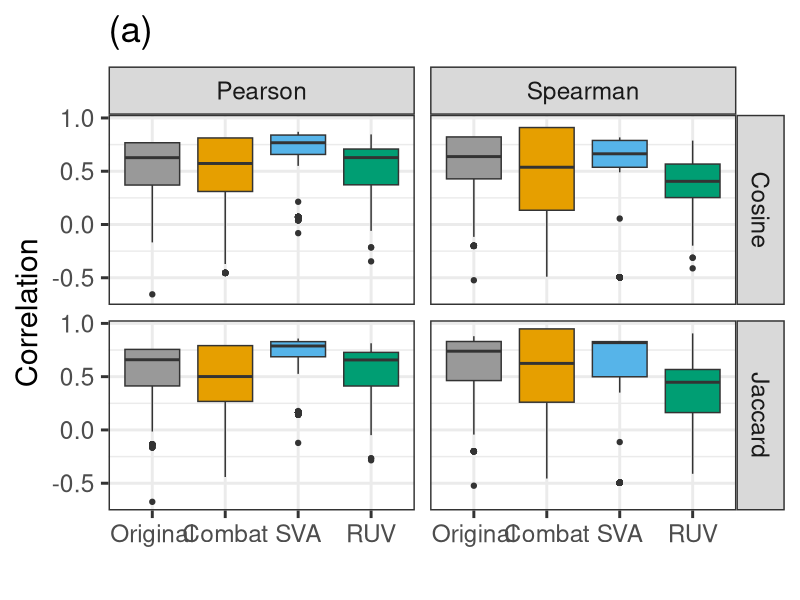
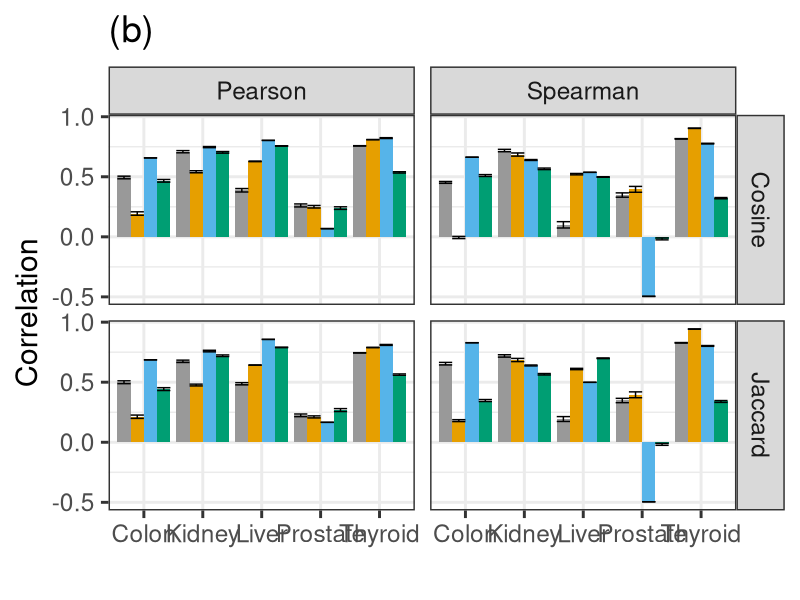
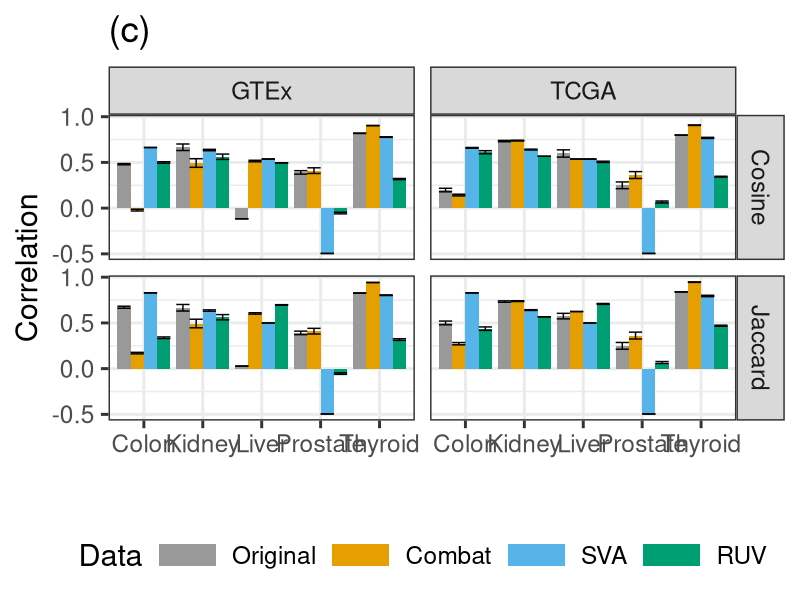
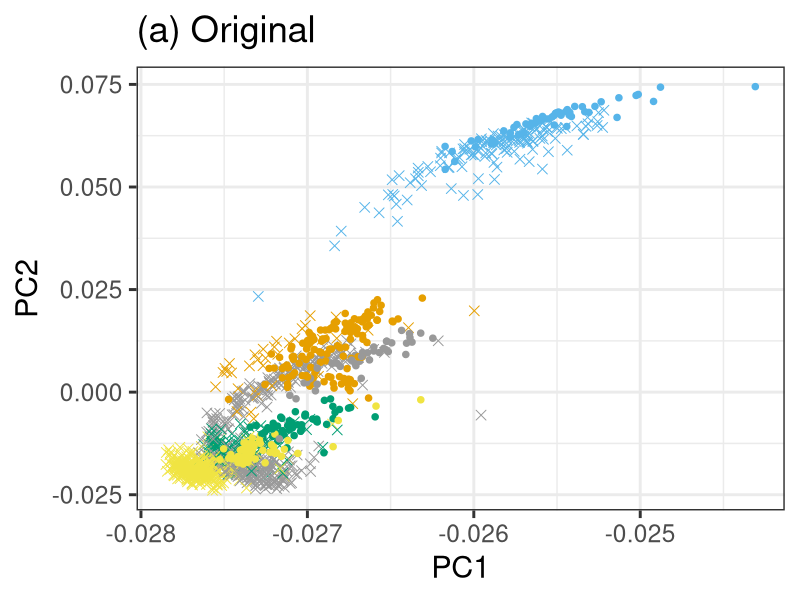
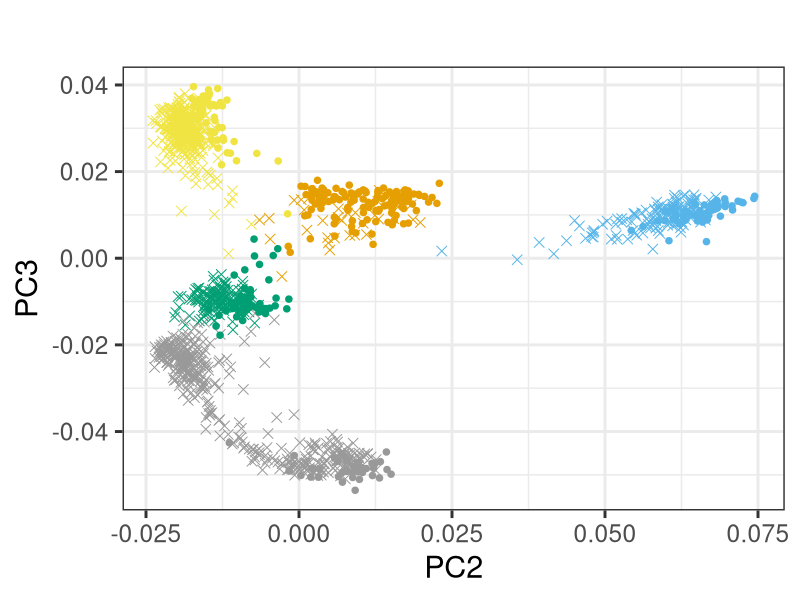
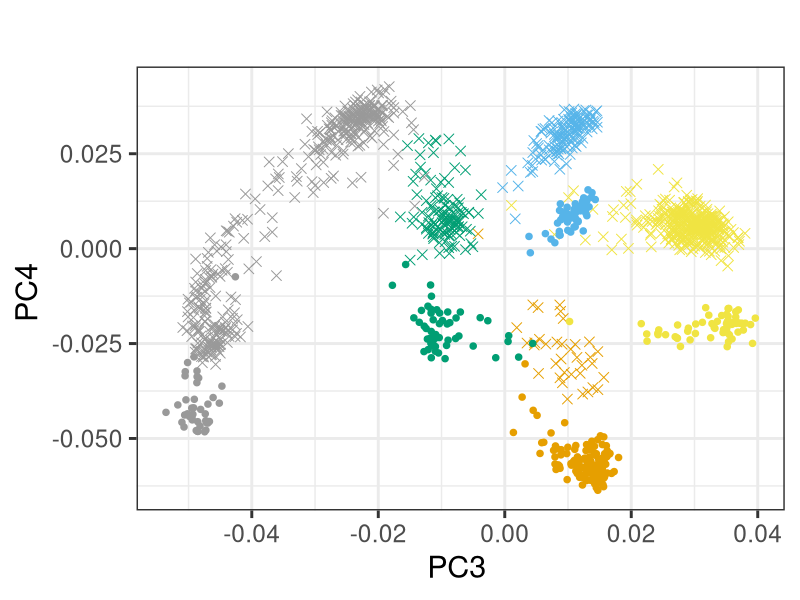
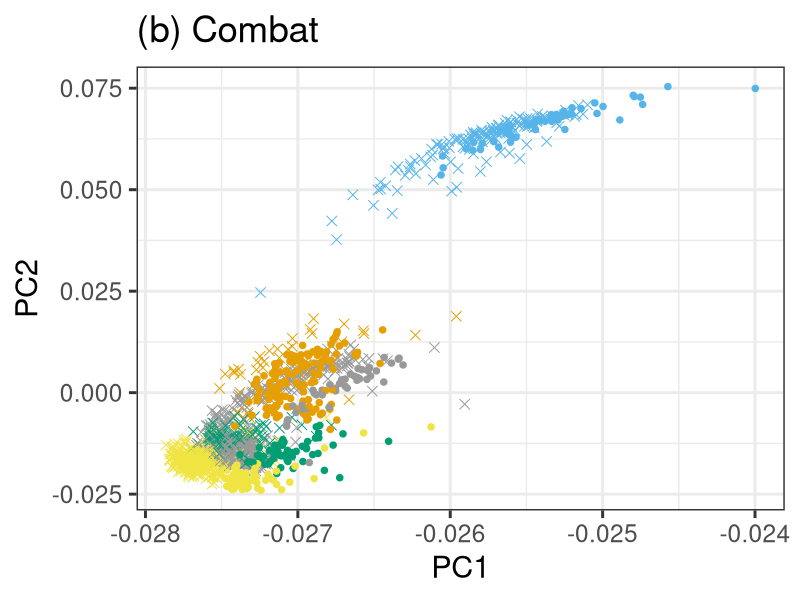
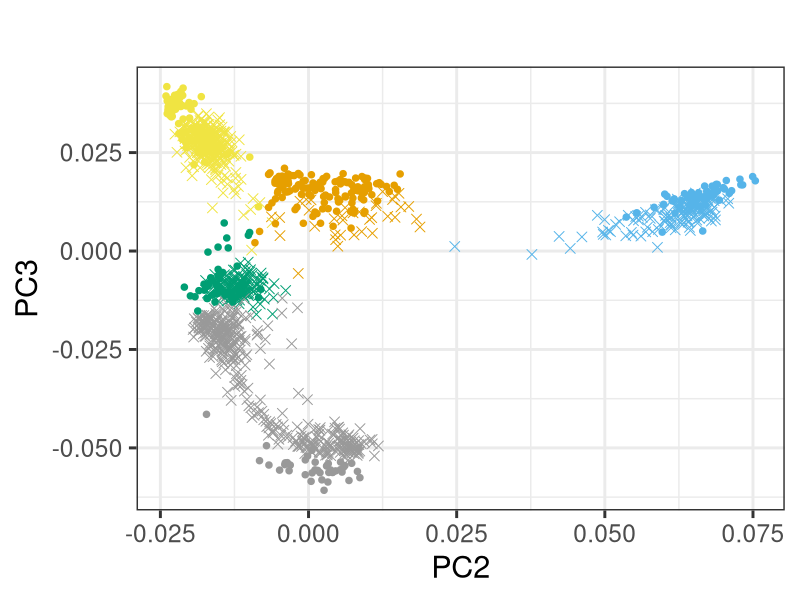

The R script that drew these images, in order:
ggplot2Package<-require("ggplot2")
gridPackage<-require("gridExtra")
cbPalette <- c("#999999", "#E69F00", "#56B4E9", "#009E73")
########################
###gtex TCGA use case###
########################
###############
###Load data###
###############
gtex_tcga.joinedMatrix.original<-read.table("Data/originalPCA.txt",header=T)
gtex_tcga.joinedMatrix.sva<-read.table("Data/svaPCA.txt",header=T)
gtex_tcga.joinedMatrix.combat<-read.table("Data/combatPCA.txt",header=T)
gtex_tcga.joinedMatrix.RUV<-read.table("Data/ruvPCA.txt",header=T)
gtex_tcga.ontologyScores<-read.table("Data/ggplotDataCombinedBatch.txt",header=T,row.names=1)

###################################
###Generate ontology score plots###
###################################
fontsize=22
ggplotDataCombined.Spearman<-gtex_tcga.ontologyScores[which(gtex_tcga.ontologyScores$expr.distance=="Spearman"),]
ggplotDataCombined.Spearman$status<-factor(ggplotDataCombined.Spearman$status,levels=c("Original","Combat","SVA","RUV"))
ggplotDataFig5.gtexTCGA<-ggplotDataCombined.Spearman[which(ggplotDataCombined.Spearman$similarity.measure=="Spearman"),]
ggplotDataFig5.gtexTCGA<-ggplotDataFig5.gtexTCGA[which(ggplotDataFig5.gtexTCGA$ontology=="Cosine"),]
 gtexTCGA.acrossTissues.Ontology<-ggplot2::ggplot(ggplotDataCombined.Spearman,aes(x=status,y=correlation,fill=status))+
  geom_boxplot()+
  theme_bw(fontsize)+
  facet_grid(ontology ~similarity.measure)+
  labs(fill="Data")+
  theme(legend.key.height = unit(1.5,"cm"))+
  xlab(" ")+ylab("Correlation")+
  ggtitle("(a)")+
  theme(legend.position="none")+
  scale_fill_manual(values=cbPalette)
gtexTCGA.acrossTissues.Ontology

gtexTCGA.tissue.specific.Ontology<-ggplot2::ggplot(ggplotDataCombined.Spearman,aes(x=tissues,y=correlation,fill=status))+
  geom_bar(stat="summary",position="dodge",fun.y = "mean")+
  stat_summary(fun.data = mean_se, geom = "errorbar",position="dodge")+
  theme_bw(fontsize)+
  facet_grid(ontology ~similarity.measure)+
  labs(fill="Data")+
  theme(legend.key.width = unit(1.5,"cm"))+
  xlab(" ")+ylab("Correlation")+
  ggtitle("(b)")+
  theme(legend.position="bottom")+
  scale_fill_manual(values=cbPalette)+
  theme(legend.position="none")
gtexTCGA.tissue.specific.Ontology

ggplotDataCombined.Spearman.Spearman<-ggplotDataCombined.Spearman[which(ggplotDataCombined.Spearman$similarity.measure=="Spearman"),]
gtexTCGA.tissue.consortia.specific.Ontology<-ggplot2::ggplot(ggplotDataCombined.Spearman.Spearman,aes(x=tissues,y=correlation,fill=status))+
  geom_bar(stat="summary",position="dodge",fun.y = "mean")+
  stat_summary(fun.data = mean_se, geom = "errorbar",position="dodge")+
  theme_bw(fontsize)+
  facet_grid(ontology ~ Batch)+
  labs(fill="Data")+
  theme(legend.key.width = unit(1.5,"cm"))+
  xlab(" ")+ylab("Correlation")+
  ggtitle("(c)")+
  theme(legend.position="bottom")+
  scale_fill_manual(values=cbPalette)
gtexTCGA.tissue.consortia.specific.Ontology

pdf("Ontology_gtex_tcga_Sup_Fig.pdf",width=12,height=21)
grid.arrange(gtexTCGA.acrossTissues.Ontology,gtexTCGA.tissue.specific.Ontology,gtexTCGA.tissue.consortia.specific.Ontology,
             layout_matrix=cbind(c(1,1,1,1,1,2,2,2,2,2,2,3,3,3,3,3,3)))
dev.off()

svg("Ontology_gtex_tcga_Sup_Fig.svg",width=12,height=21)
grid.arrange(gtexTCGA.acrossTissues.Ontology,gtexTCGA.tissue.specific.Ontology,gtexTCGA.tissue.consortia.specific.Ontology,
             layout_matrix=cbind(c(1,1,1,1,1,2,2,2,2,2,2,3,3,3,3,3,3)))
dev.off()

###################
###Generate PCAs###
###################

cbPalette2 <- c("#999999", "#E69F00", "#56B4E9", "#009E73", "#F0E442")
fontsize=22
pointsize=3
gtex_tcga.pcaPlot12.original<-ggplot2::ggplot(data=gtex_tcga.joinedMatrix.original,aes(x=PC1,y=PC2,color=tissueType_2,shape=studyName))+
  geom_point(size=pointsize)+
  theme_bw(fontsize)+
  theme(legend.position = "none")+
  xlab(paste0("PC1"))+ #,round((pca$sdev/sum(pca$sdev))[1]*100,2),"% variance explained"))+
  ylab(paste0("PC2"))+ #,round((pca$sdev/sum(pca$sdev))[2]*100,2),"% variance explained"))+
  ggtitle("(a) Original")+
  scale_colour_manual(values=cbPalette2)+
  scale_shape_manual(values=c(4,20))
gtex_tcga.pcaPlot12.original

gtex_tcga.pcaPlot23.original<-ggplot2::ggplot(data=gtex_tcga.joinedMatrix.original,aes(x=PC2,y=PC3,color=tissueType_2,shape=studyName))+
  geom_point(size=pointsize)+
  theme_bw(fontsize)+
  theme(legend.position = "none")+
  xlab(paste0("PC2"))+#,round((pca$sdev/sum(pca$sdev))[2]*100,2),"% variance explained"))+
  ylab(paste0("PC3"))+#,round((pca$sdev/sum(pca$sdev))[3]*100,2),"% variance explained"))+
  ggtitle(" ")+
  scale_colour_manual(values=cbPalette2)+
  scale_shape_manual(values=c(4,20))
gtex_tcga.pcaPlot23.original

gtex_tcga.pcaPlot34.original<-ggplot2::ggplot(data=gtex_tcga.joinedMatrix.original,aes(x=PC3,y=PC4,color=tissueType_2,shape=studyName))+
  geom_point(size=pointsize)+
  theme_bw(fontsize)+
  xlab(paste0("PC3 "))+#,round((pca$sdev/sum(pca$sdev))[3]*100,2),"% variance explained"))+
  ylab(paste0("PC4 "))+#,round((pca$sdev/sum(pca$sdev))[4]*100,2),"% variance explained"))+
  labs(color="Tissue")+
  ggtitle(" ")+
  theme(legend.position = "none")+
  scale_colour_manual(values=cbPalette2)+
  scale_shape_manual(values=c(4,20))#+
#
gtex_tcga.pcaPlot34.original

gtex_tcga.pcaPlot12.combat<-ggplot2::ggplot(data=gtex_tcga.joinedMatrix.combat,aes(x=PC1,y=PC2,color=Tissue,shape=Batch))+
  geom_point(size=pointsize)+
  theme_bw(fontsize)+
  theme(legend.position = "none")+
  ggtitle("(b) Combat")+
  scale_colour_manual(values=cbPalette2)+
  scale_shape_manual(values=c(4,20))
gtex_tcga.pcaPlot12.combat

gtex_tcga.pcaPlot23.combat<-ggplot2::ggplot(data=gtex_tcga.joinedMatrix.combat,aes(x=PC2,y=PC3,color=Tissue,shape=Batch))+
  geom_point(size=pointsize)+
  theme_bw(fontsize)+
  theme(legend.position = "none")+
  ggtitle(" ")+
  scale_colour_manual(values=cbPalette2)+
  scale_shape_manual(values=c(4,20))
gtex_tcga.pcaPlot23.combat

gtex_tcga.pcaPlot34.combat<-ggplot2::ggplot(data=gtex_tcga.joinedMatrix.combat,aes(x=PC3,y=PC4,color=Tissue,shape=Batch))+
  geom_point(size=pointsize)+
  theme_bw(fontsize)+
  labs(color="Tissue")+
  ggtitle(" ")+
  theme(legend.position = "none")+
  scale_colour_manual(values=cbPalette2)+
  scale_shape_manual(values=c(4,20))
gtex_tcga.pcaPlot34.combat

gtex_tcga.pcaPlot12.sva<-ggplot2::ggplot(data=gtex_tcga.joinedMatrix.sva,aes(x=PC1,y=PC2,color=tissueType_2,shape=studyName))+
  geom_point(size=pointsize)+
  theme_bw(fontsize)+
  theme(legend.position = "none")+
  ggtitle("(c) SVA")+
  scale_colour_manual(values=cbPalette2)+
  scale_shape_manual(values=c(4,20))
gtex_tcga.pcaPlot12.sva

gtex_tcga.pcaPlot23.sva<-ggplot2::ggplot(data=gtex_tcga.joinedMatrix.sva,aes(x=PC2,y=PC3,color=tissueType_2,shape=studyName))+
  geom_point(size=pointsize)+
  theme_bw(fontsize)+
  theme(legend.position = "none")+
  ggtitle(" ")+
  scale_colour_manual(values=cbPalette2)+
  scale_shape_manual(values=c(4,20))
gtex_tcga.pcaPlot23.sva

gtex_tcga.pcaPlot34.sva<-ggplot2::ggplot(data=gtex_tcga.joinedMatrix.sva,aes(x=PC3,y=PC4,color=tissueType_2,shape=studyName))+
  geom_point(size=pointsize)+
  theme_bw(fontsize)+
  labs(color="Tissue")+
  ggtitle(" ")+
  theme(legend.position = "none")+
  scale_colour_manual(values=cbPalette2)+
  scale_shape_manual(values=c(4,20))
gtex_tcga.pcaPlot34.sva

gtex_tcga.pcaPlot12.RUV<-ggplot2::ggplot(data=gtex_tcga.joinedMatrix.RUV,aes(x=PC1,y=PC2,color=tissueType_2,shape=studyName))+
  geom_point(size=pointsize)+
  theme_bw(fontsize)+
  theme(legend.position = "none")+
  ggtitle("(d) RUV")+
  scale_colour_manual(values=cbPalette2)+
  scale_shape_manual(values=c(4,20))
gtex_tcga.pcaPlot12.RUV

gtex_tcga.pcaPlot23.RUV<-ggplot2::ggplot(data=gtex_tcga.joinedMatrix.RUV,aes(x=PC2,y=PC3,color=tissueType_2,shape=studyName))+
  geom_point(size=pointsize)+
  theme_bw(fontsize)+
  theme(legend.position = "bottom")+
  ggtitle(" ")+
  labs(shape="Data source")+
  labs(color="Tissue")+
  scale_colour_manual(values=cbPalette2)+
  scale_shape_manual(values=c(4,20))
gtex_tcga.pcaPlot23.RUV

gtex_tcga.pcaPlot34.RUV<-ggplot2::ggplot(data=gtex_tcga.joinedMatrix.RUV,aes(x=PC3,y=PC4,color=tissueType_2,shape=studyName))+
  geom_point(size=pointsize)+
  theme_bw(fontsize)+
  labs(color="Tissue")+
  ggtitle(" ")+
  theme(legend.position = "none")+
  scale_colour_manual(values=cbPalette2)+
  scale_shape_manual(values=c(4,20))
gtex_tcga.pcaPlot34.RUV

blank<-ggplot2::ggplot()+geom_blank()+theme_void()

pdf("PCA_gtex_tcga_Sup_Fig.pdf",width=18,height=24)
grid.arrange(gtex_tcga.pcaPlot12.original,gtex_tcga.pcaPlot23.original,gtex_tcga.pcaPlot34.original,
             gtex_tcga.pcaPlot12.combat,gtex_tcga.pcaPlot23.combat,gtex_tcga.pcaPlot34.combat,
             gtex_tcga.pcaPlot12.sva,gtex_tcga.pcaPlot23.sva,gtex_tcga.pcaPlot34.sva,
             gtex_tcga.pcaPlot12.RUV,gtex_tcga.pcaPlot23.RUV,gtex_tcga.pcaPlot34.RUV,blank,blank,
             layout_matrix=cbind(c(1,1,1,1,1,1,1,1,1,1,1,1,4,4,4,4,4,4,4,4,4,4,4,4,7,7,7,7,7,7,7,7,7,7,7,7,10,10,10,10,10,10,10,10,10,10,10,10,13),
                                 c(2,2,2,2,2,2,2,2,2,2,2,2,5,5,5,5,5,5,5,5,5,5,5,5,8,8,8,8,8,8,8,8,8,8,8,8,11,11,11,11,11,11,11,11,11,11,11,11,11),
                                 c(3,3,3,3,3,3,3,3,3,3,3,3,6,6,6,6,6,6,6,6,6,6,6,6,9,9,9,9,9,9,9,9,9,9,9,9,12,12,12,12,12,12,12,12,12,12,12,12,14)))
dev.off()

svg("PCA_gtex_tcga_Sup_Fig.svg",width=18,height=24)
grid.arrange(gtex_tcga.pcaPlot12.original,gtex_tcga.pcaPlot23.original,gtex_tcga.pcaPlot34.original,
             gtex_tcga.pcaPlot12.combat,gtex_tcga.pcaPlot23.combat,gtex_tcga.pcaPlot34.combat,
             gtex_tcga.pcaPlot12.sva,gtex_tcga.pcaPlot23.sva,gtex_tcga.pcaPlot34.sva,
             gtex_tcga.pcaPlot12.RUV,gtex_tcga.pcaPlot23.RUV,gtex_tcga.pcaPlot34.RUV,blank,blank,
             layout_matrix=cbind(c(1,1,1,1,1,1,1,1,1,1,1,1,4,4,4,4,4,4,4,4,4,4,4,4,7,7,7,7,7,7,7,7,7,7,7,7,10,10,10,10,10,10,10,10,10,10,10,10,13),
                                 c(2,2,2,2,2,2,2,2,2,2,2,2,5,5,5,5,5,5,5,5,5,5,5,5,8,8,8,8,8,8,8,8,8,8,8,8,11,11,11,11,11,11,11,11,11,11,11,11,11),
                                 c(3,3,3,3,3,3,3,3,3,3,3,3,6,6,6,6,6,6,6,6,6,6,6,6,9,9,9,9,9,9,9,9,9,9,9,9,12,12,12,12,12,12,12,12,12,12,12,12,14)))
dev.off()

##############
###Figure 6###
##############
fontsize=18
gtexTCGA.Fig6a<-ggplot2::ggplot(ggplotDataFig5.gtexTCGA,aes(x=Batch,y=correlation,fill=status))+
  geom_boxplot()+
  theme_bw(fontsize)+
  labs(fill="Data")+
  theme(legend.key.height = unit(1.5,"cm"))+
  xlab("")+
  ylab("Spearman correlation")+
  theme(legend.position = "none")+
  scale_fill_manual(values=cbPalette)+
  ggtitle("(a)")
gtexTCGA.Fig6a

ggplotDataCombined.Spearman.Spearman.Cosine<-ggplotDataCombined.Spearman.Spearman[which(ggplotDataCombined.Spearman.Spearman$ontology=="Cosine"),]
gtexTCGA.Fig6b<-ggplot2::ggplot(ggplotDataCombined.Spearman.Spearman.Cosine,aes(x=tissues,y=correlation,fill=status))+
  geom_bar(stat="summary",position="dodge",fun.y = "mean")+
  stat_summary(fun.data = mean_se, geom = "errorbar",position="dodge")+
  theme_bw(fontsize)+
  labs(fill=" ")+
  theme(legend.key.height = unit(0.75,"cm"))+
  xlab(" ")+ylab("Spearman correlation")+
  ggtitle("(b)")+
  theme(legend.position="right")+
  scale_fill_manual(values=cbPalette)+
  facet_wrap(~Batch)
gtexTCGA.Fig6b

gtexTCGA.Fig6c1<-ggplot2::ggplot(data=gtex_tcga.joinedMatrix.sva,aes(x=PC1,y=PC2,color=tissueType_2,shape=studyName))+
  geom_point(size=pointsize)+
  theme_bw(fontsize)+
  theme(legend.position = "none")+
  ggtitle("(c)")+
  scale_colour_manual(values=cbPalette2)+
  scale_shape_manual(values=c(4,20))
gtexTCGA.Fig6c1


gtexTCGA.Fig6c2<-ggplot2::ggplot(data=gtex_tcga.joinedMatrix.sva,aes(x=PC3,y=PC4,color=tissueType_2,shape=studyName))+
  geom_point(size=pointsize)+
  theme_bw(fontsize)+
  labs(color="Tissue")+
  labs(shape="Consortium")+
  ggtitle(" ")+
  theme(legend.position = "right")+
  scale_colour_manual(values=cbPalette2)+
  scale_shape_manual(values=c(4,20))+
  theme(legend.key.height = unit(.75,"cm"))
gtexTCGA.Fig6c2


pdf("Figure6.pdf",width=17,height=10)
grid.arrange(gtexTCGA.Fig6a,gtexTCGA.Fig6b,gtexTCGA.Fig6c1,gtexTCGA.Fig6c2,layout_matrix=cbind(c(1,1,3,3,3),
                                                                                               c(1,1,3,3,3),
                                                                                               c(1,1,3,3,3),
                                                                                               c(1,1,3,3,3),
                                                                                               c(1,1,3,3,3),
                                                                                               c(2,2,3,3,3),
                                                                                               c(2,2,3,3,3),
                                                                                               c(2,2,4,4,4),
                                                                                               c(2,2,4,4,4),
                                                                                               c(2,2,4,4,4),
                                                                                               c(2,2,4,4,4),
                                                                                               c(2,2,4,4,4),
                                                                                               c(2,2,4,4,4),
                                                                                               c(2,2,4,4,4),
                                                                                               c(2,2,4,4,4)))
dev.off()
